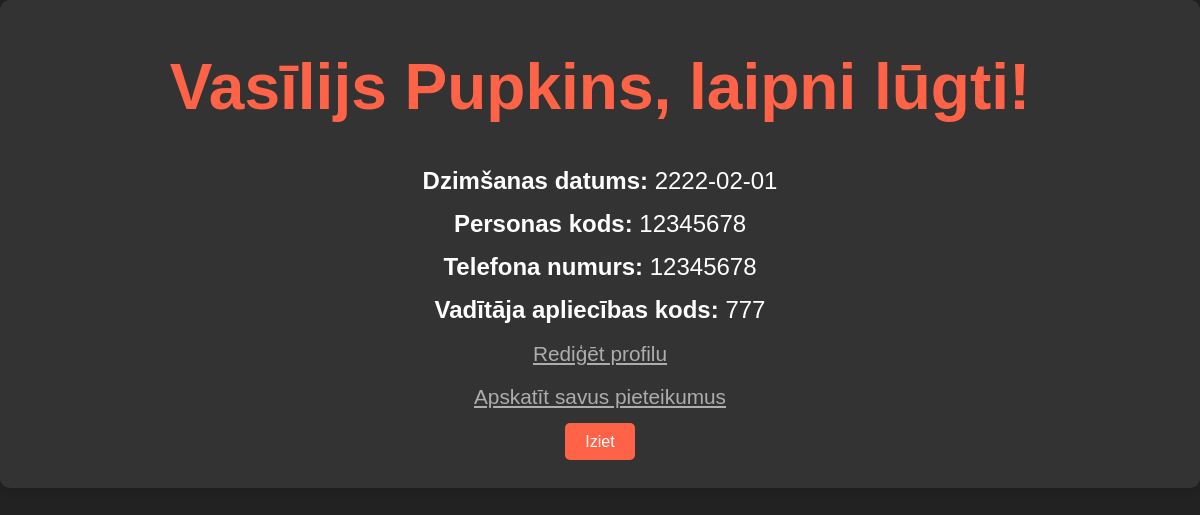
Screenshot of /profile (signed in) with the database file from the repository.
### tables this page shows
CREATE TABLE clients (
        id INTEGER PRIMARY KEY,
        first_name TEXT NOT NULL,
        last_name TEXT NOT NULL,
        birth_date TEXT NOT NULL,
        personal_code TEXT NOT NULL,
        phone_number TEXT NOT NULL,
        driving_license TEXT NOT NULL,
        user_id INTEGER,
        FOREIGN KEY (user_id) REFERENCES users(id));

### main.py (the view)
@app.route('/profile')
def profile():
    if 'username' not in session:
        redirect(url_for('login'))
    conn = database_connection()
    user = conn.execute('SELECT * FROM users WHERE username = ?', (session['username'],)).fetchone()
    client = conn.execute('SELECT * FROM clients WHERE user_id = ?', (user['id'],)).fetchone()
    conn.close()
    return render_template('profile.html', user=user, client=client)

### main.py (called while the page is built)
def database_connection():
    conn = sqlite3.connect('autoserviss.db')
    conn.row_factory = sqlite3.Row # ļauj piekļūt kolonnām pēc nosaukuma, nevis pēc kārtas numura
    return conn

### templates/profile.html (shortened to what this page needs)
<!DOCTYPE html>
<html lang="lv">
  <head>
    <link
      rel="stylesheet"
      href="{{ url_for('static', filename='styles.css') }}"
    />
  </head>
  <body>
    <div class="container">
      <h1>{{ client.first_name }} {{ client.last_name }}, laipni lūgti!</h1>
      <p><strong>Dzimšanas datums:</strong> {{ client.birth_date }}</p>
      <p><strong>Personas kods:</strong> {{ client.personal_code }}</p>
      <p><strong>Telefona numurs:</strong> {{ client.phone_number }}</p>
      <p>
        <strong>Vadītāja apliecības kods:</strong> {{ client.driving_license }}
      </p>
      <p><a href="{{ url_for('edit_profile') }}">Rediģēt profilu</a></p>
      <p>
        <a href="{{ url_for('appointments') }}">Apskatīt savus pieteikumus</a>
      </p>
      <p><a href="{{ url_for('login') }}" class="button">Iziet</a></p>
    </div>
  </body>
</html>

### static/styles.css (style rules this page uses)
body { font-family: Arial, sans-serif; background-color: #222; color: #fff; margin: 0; padding: 0; }
.container { text-align: center; padding: 20px; background-color: #333; color: white; border-radius: 10px; box-shadow: 0 4px 8px rgba(0, 0, 0, 0.1); }
h1 { font-size: 4rem; color: #ff6347; text-align: center; margin-top: 30px; }
p { font-size: 1.5rem; margin: 15px 0; }
a { color: rgba(232, 230, 230, 0.683); text-decoration: underline; font-size: 1.3rem; }
.button { background-color: #ff6347; color: #fff; padding: 10px 20px; border: none; border-radius: 5px; cursor: pointer; font-size: 1rem; text-decoration: none; }

### rows the page displays
clients: first_name "Vasīlijs", last_name "Pupkins", birth_date "2222-02-01", personal_code "12345678", phone_number "12345678", driving_license "777"
